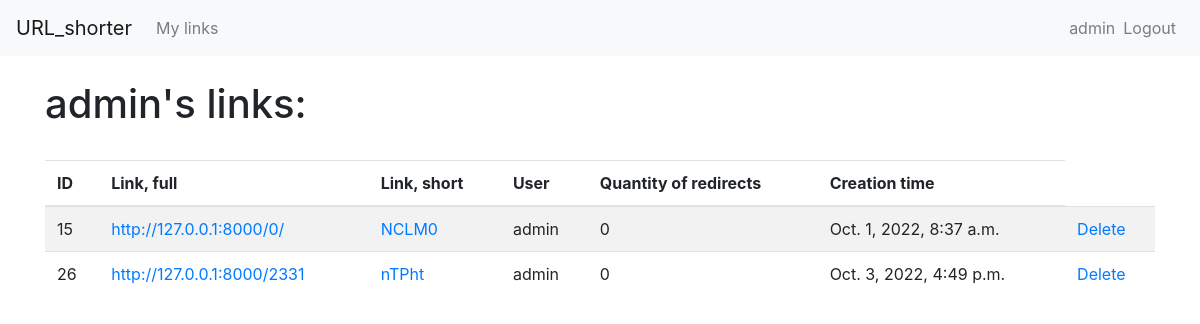
The app's page /mylinks/ (signed in), older data.
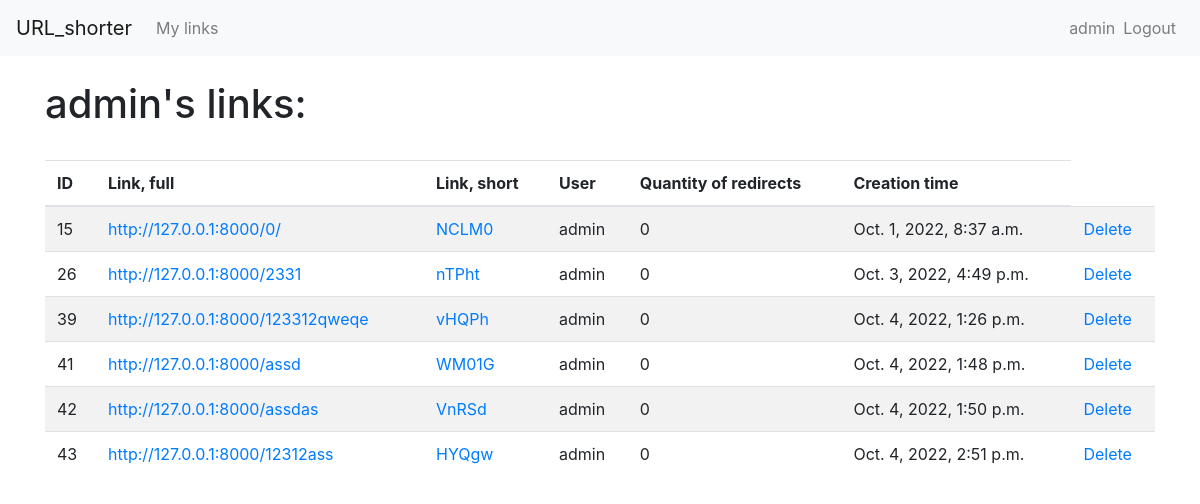
The same page, newer data.
### url_shorter/models.py (models this page shows)
class URL(models.Model):
    link_full = models.URLField(max_length=500, unique=True)
    link_short = models.CharField(max_length=150, unique=True)
    clicks_quantity = models.IntegerField(default=0)
    creator = models.ForeignKey(User, on_delete=models.CASCADE, null=True)
    time_create = models.DateTimeField(auto_now_add=True)

### url_shorter/views.py (the view)
# urls.py: path('mylinks/', views.UserLink.as_view(), name='users_links'),
class UserLink(LoginRequiredMixin, ListView):
    context_object_name = 'url_list'
    template_name = "users_links.html"
    login_url = reverse_lazy('users_login')
    def get_queryset(self):
        user = self.request.user
        return URL.objects.filter(creator=user)
    def get_context_data(self, **kwargs):
        context = super().get_context_data(**kwargs)
        is_new_link = self.request.session.get("new_link")
        if is_new_link:
            context['new_link'] = is_new_link
            del self.request.session["new_link"]
        return context

### url_shorter/templates/users_links.html (shortened to what this page needs)
{% extends "base.html" %}
{% load bootstrap4 %}
{% block content %}
<div class="container wrapper flex-grow-1">
    <br>
    <h1>{{request.user}}'s links:</h1>
    <br>
    <div class="table-responsive">
        <table class="table table-striped">
            <thead>
                <tr>
                    <th>ID</th>
                    <th>Link, full</th>
                    <th>Link, short</th>
                    <th>User</th>
                    <th>Quantity of redirects</th>
                    <th>Creation time</th>
                </tr>
            </thead>
            <tbody>
                {% for link in url_list %}
                <tr>
                    <td>{{link.id}}</td>
                    <td>
                        <a href={{link.link_full}}>{{link.link_full}}</a>
                    </td>
                    <td>
                        <a href="{% url 'redirect' slug=link.link_short %}">{{link.link_short}}</a>
                    </td>
                    <td>
                        {% if link.creator %}
                            {{link.creator}}
                        {% else %}
                            Anonymous
                        {% endif %}
                    </td>
                    <td>{{link.clicks_quantity}}</td>
                    <td>{{link.time_create}}</td>
                    <td>
                        <a href="{% url 'links_delete' pk=link.id %}">Delete</a>
                    </td>
                </tr>
                {% endfor %}
            </tbody>
        </table>
    </div>
</div>
{% endblock %}

### url_shorter/templates/base.html (shortened to what this page needs)
{% load bootstrap4 %}
{% bootstrap_css %}
{% block bootstrap4_content %}
    <head>
    </head>
    <nav class="navbar navbar-expand-lg navbar-light bg-light">
        <a class="navbar-brand" href="{% url 'home' %}">URL_shorter</a>
        <div class="collapse navbar-collapse" id="navbarSupportedContent">
            <ul class="navbar-nav mr-auto">
                {% if request.user.is_authenticated %}
                <li class="nav-item">
                    <a class="nav-link" href="{% url 'users_links' %}">My links</a>
                </li>
                {% endif %}
            </ul>
            <ul class="navbar-nav">
                {% if request.user.is_authenticated %}
                <li class="nav-item">
                    <span class="navbar-text">
                        {{user.username}}
                    </span>
                </li>
                <li class="nav-item">
                    <a class="nav-link" href="{% url 'users_logout' %}">Logout</a>
                </li>
                {% endif %}
            </ul>
        </div>
    </nav>
{% endblock %}
{% block content %}
{% endblock %}

Row changes from the older to the newer data that the page shows:
added URL: id "39", link_full "http://127.0.0.1:8000/123312qweqe", link_short "vHQPh", creator "admin", clicks_quantity "0", time_create "Oct. 4, 2022, 1:26 p.m."
added URL: id "41", link_full "http://127.0.0.1:8000/assd", link_short "WM01G", creator "admin", clicks_quantity "0", time_create "Oct. 4, 2022, 1:48 p.m."
added URL: id "42", link_full "http://127.0.0.1:8000/assdas", link_short "VnRSd", creator "admin", clicks_quantity "0", time_create "Oct. 4, 2022, 1:50 p.m."
added URL: id "43", link_full "http://127.0.0.1:8000/12312ass", link_short "HYQgw", creator "admin", clicks_quantity "0", time_create "Oct. 4, 2022, 2:51 p.m."
